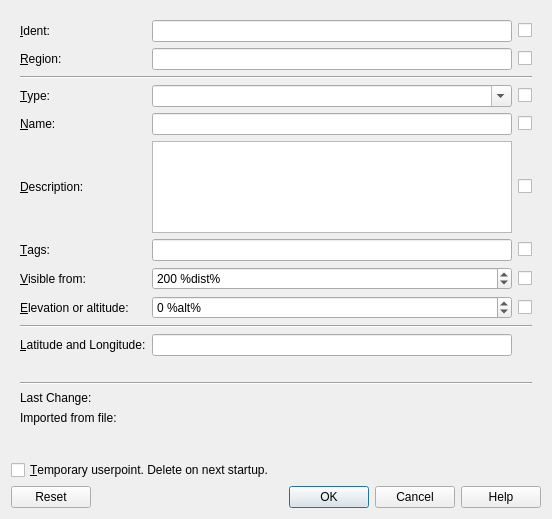
<?xml version="1.0" encoding="UTF-8"?>
<ui version="4.0">
 <class>UserdataDialog</class>
 <widget class="QDialog" name="UserdataDialog">
  <property name="geometry">
   <rect>
    <x>0</x>
    <y>0</y>
    <width>552</width>
    <height>519</height>
   </rect>
  </property>
  <property name="windowTitle">
   <string>Little Navmap - Userpoint</string>
  </property>
  <layout class="QVBoxLayout" name="verticalLayout">
   <property name="spacing">
    <number>6</number>
   </property>
   <item>
    <layout class="QGridLayout" name="gridLayout">
     <property name="leftMargin">
      <number>9</number>
     </property>
     <property name="topMargin">
      <number>9</number>
     </property>
     <property name="rightMargin">
      <number>9</number>
     </property>
     <property name="bottomMargin">
      <number>9</number>
     </property>
     <property name="spacing">
      <number>6</number>
     </property>
     <item row="3" column="3">
      <widget class="QCheckBox" name="checkBoxUserdataType">
       <property name="toolTip">
        <string>Check to change type for all selected waypoints</string>
       </property>
       <property name="text">
        <string/>
       </property>
      </widget>
     </item>
     <item row="14" column="2">
      <widget class="QLabel" name="labelUserdataLastChangeDateTime">
       <property name="text">
        <string/>
       </property>
       <property name="textInteractionFlags">
        <set>Qt::LinksAccessibleByMouse|Qt::TextSelectableByMouse</set>
       </property>
      </widget>
     </item>
     <item row="6" column="2">
      <widget class="QTextEdit" name="textEditUserdataDescription">
       <property name="tabChangesFocus">
        <bool>true</bool>
       </property>
       <property name="html">
        <string>&lt;!DOCTYPE HTML PUBLIC &quot;-//W3C//DTD HTML 4.0//EN&quot; &quot;http://www.w3.org/TR/REC-html40/strict.dtd&quot;&gt;
&lt;html&gt;&lt;head&gt;&lt;meta name=&quot;qrichtext&quot; content=&quot;1&quot; /&gt;&lt;style type=&quot;text/css&quot;&gt;
p, li { white-space: pre-wrap; }
&lt;/style&gt;&lt;/head&gt;&lt;body style=&quot; font-family:'Ubuntu'; font-size:10pt; font-weight:400; font-style:normal;&quot;&gt;
&lt;p style=&quot;-qt-paragraph-type:empty; margin-top:0px; margin-bottom:0px; margin-left:0px; margin-right:0px; -qt-block-indent:0; text-indent:0px;&quot;&gt;&lt;br /&gt;&lt;/p&gt;&lt;/body&gt;&lt;/html&gt;</string>
       </property>
       <property name="acceptRichText">
        <bool>false</bool>
       </property>
      </widget>
     </item>
     <item row="0" column="0" colspan="2">
      <widget class="QLabel" name="labelUserdataIdent">
       <property name="text">
        <string>&amp;Ident:</string>
       </property>
       <property name="buddy">
        <cstring>lineEditUserdataIdent</cstring>
       </property>
      </widget>
     </item>
     <item row="11" column="0" colspan="2">
      <widget class="QLabel" name="labelUserdataLatLon">
       <property name="text">
        <string>&amp;Latitude and Longitude:</string>
       </property>
       <property name="buddy">
        <cstring>lineEditUserdataLatLon</cstring>
       </property>
      </widget>
     </item>
     <item row="5" column="0" colspan="2">
      <widget class="QLabel" name="labelUserdataName">
       <property name="text">
        <string>&amp;Name:</string>
       </property>
       <property name="buddy">
        <cstring>lineEditUserdataName</cstring>
       </property>
      </widget>
     </item>
     <item row="1" column="3">
      <widget class="QCheckBox" name="checkBoxUserdataRegion">
       <property name="toolTip">
        <string>Check to change region for all selected waypoints</string>
       </property>
       <property name="text">
        <string/>
       </property>
      </widget>
     </item>
     <item row="11" column="2">
      <widget class="QLineEdit" name="lineEditUserdataLatLon">
       <property name="toolTip">
        <string>Recognized coordinate formats:
- Degrees, minutes and seconds : N49° 26' 41.57&quot; E9° 12' 5.49&quot; or 49° 26' 41.57&quot; N 9° 12' 5.49&quot; E
- Degrees and minutes: N54* 16.82' W008* 35.95', N 52 33.58 E 13 17.26 or 49° 26.69' N 9° 12.09' E
- Degrees only: 49.4449° N 9.2015° E or N 49.4449° E 9:2015°
Degree, minute and second signs can be omitted for above formats.
Latitude has to be first and N/S and E/W designators are required.
A space is only needed to separate latitude and longitude or degrees/minutes/seconds if no signs used.
Other formats:
- Degrees and minutes: N44124W122451, N14544W017479 or S31240E136502
- Degrees only 46N078W
- Degrees and minutes 4620N07805W
- Degrees, minutes and seconds 481200N0112842E (Skyvector)
- Degrees and minutes in pair &quot;N6500 W08000&quot; or &quot;N6500/W08000&quot;
- NAT type 5020N
Formats above have to be given exactly as shown in the examples.</string>
       </property>
      </widget>
     </item>
     <item row="0" column="2">
      <widget class="QLineEdit" name="lineEditUserdataIdent">
       <property name="toolTip">
        <string>&lt;html&gt;&lt;head/&gt;&lt;body&gt;&lt;p&gt;Ident code of the waypoint. &lt;/p&gt;&lt;p&gt;An up to five character ident is required for export to other formats for X-Plane &amp;quot;user_fix.dat&amp;quot; or Garmin &amp;quot;user.wpt&amp;quot;.&lt;/p&gt;&lt;/body&gt;&lt;/html&gt;</string>
       </property>
       <property name="inputMask">
        <string/>
       </property>
       <property name="text">
        <string/>
       </property>
      </widget>
     </item>
     <item row="8" column="3">
      <widget class="QCheckBox" name="checkBoxUserdataVisible">
       <property name="toolTip">
        <string>Check to change visibility for all selected waypoints</string>
       </property>
       <property name="text">
        <string/>
       </property>
      </widget>
     </item>
     <item row="6" column="3">
      <widget class="QCheckBox" name="checkBoxUserdataDescription">
       <property name="toolTip">
        <string>Check to change description for all selected waypoints</string>
       </property>
       <property name="text">
        <string/>
       </property>
      </widget>
     </item>
     <item row="5" column="2">
      <widget class="QLineEdit" name="lineEditUserdataName"/>
     </item>
     <item row="1" column="0" colspan="2">
      <widget class="QLabel" name="labelUserdataRegion">
       <property name="text">
        <string>&amp;Region:</string>
       </property>
       <property name="buddy">
        <cstring>lineEditUserdataRegion</cstring>
       </property>
      </widget>
     </item>
     <item row="10" column="0" colspan="4">
      <widget class="Line" name="line">
       <property name="orientation">
        <enum>Qt::Horizontal</enum>
       </property>
      </widget>
     </item>
     <item row="13" column="0" colspan="4">
      <widget class="Line" name="lineUserdataMeta">
       <property name="orientation">
        <enum>Qt::Horizontal</enum>
       </property>
      </widget>
     </item>
     <item row="9" column="0" colspan="2">
      <widget class="QLabel" name="labelUserdataAltitude">
       <property name="text">
        <string>&amp;Elevation or altitude:</string>
       </property>
       <property name="buddy">
        <cstring>spinBoxUserdataAltitude</cstring>
       </property>
      </widget>
     </item>
     <item row="15" column="0" colspan="2">
      <widget class="QLabel" name="labelUserdataFile">
       <property name="text">
        <string>Imported from file:</string>
       </property>
      </widget>
     </item>
     <item row="0" column="3">
      <widget class="QCheckBox" name="checkBoxUserdataIdent">
       <property name="toolTip">
        <string>Check to change ident for all selected waypoints</string>
       </property>
       <property name="text">
        <string/>
       </property>
      </widget>
     </item>
     <item row="3" column="0" colspan="2">
      <widget class="QLabel" name="labelUserdataType">
       <property name="text">
        <string>&amp;Type:</string>
       </property>
       <property name="buddy">
        <cstring>comboBoxUserdataType</cstring>
       </property>
      </widget>
     </item>
     <item row="9" column="2">
      <widget class="QSpinBox" name="spinBoxUserdataAltitude">
       <property name="toolTip">
        <string>Elevation or altitude of this waypoint</string>
       </property>
       <property name="suffix">
        <string> %alt%</string>
       </property>
       <property name="minimum">
        <number>-2000</number>
       </property>
       <property name="maximum">
        <number>100000</number>
       </property>
       <property name="singleStep">
        <number>100</number>
       </property>
      </widget>
     </item>
     <item row="12" column="2">
      <widget class="QLabel" name="labelUserdataCoordStatus">
       <property name="text">
        <string/>
       </property>
       <property name="textInteractionFlags">
        <set>Qt::LinksAccessibleByMouse|Qt::TextSelectableByMouse</set>
       </property>
      </widget>
     </item>
     <item row="7" column="3">
      <widget class="QCheckBox" name="checkBoxUserdataTags">
       <property name="toolTip">
        <string>Check to change tags for all selected waypoints</string>
       </property>
       <property name="text">
        <string/>
       </property>
      </widget>
     </item>
     <item row="9" column="3">
      <widget class="QCheckBox" name="checkBoxUserdataAltitude">
       <property name="toolTip">
        <string>Check to change elevation for all selected waypoints</string>
       </property>
       <property name="text">
        <string/>
       </property>
      </widget>
     </item>
     <item row="15" column="2">
      <widget class="QLabel" name="labelUserdataFilepath">
       <property name="text">
        <string/>
       </property>
       <property name="textInteractionFlags">
        <set>Qt::LinksAccessibleByMouse|Qt::TextSelectableByMouse</set>
       </property>
      </widget>
     </item>
     <item row="8" column="0" colspan="2">
      <widget class="QLabel" name="labelUserdataVisible">
       <property name="text">
        <string>&amp;Visible from:</string>
       </property>
       <property name="buddy">
        <cstring>spinBoxUserdataVisible</cstring>
       </property>
      </widget>
     </item>
     <item row="3" column="2">
      <widget class="QComboBox" name="comboBoxUserdataType">
       <property name="toolTip">
        <string>Type which will determine the used icon</string>
       </property>
       <property name="editable">
        <bool>true</bool>
       </property>
       <property name="maxVisibleItems">
        <number>20</number>
       </property>
       <property name="insertPolicy">
        <enum>QComboBox::NoInsert</enum>
       </property>
       <property name="frame">
        <bool>true</bool>
       </property>
      </widget>
     </item>
     <item row="2" column="0" colspan="4">
      <widget class="Line" name="line_2">
       <property name="orientation">
        <enum>Qt::Horizontal</enum>
       </property>
      </widget>
     </item>
     <item row="7" column="0" colspan="2">
      <widget class="QLabel" name="labelUserdataTags">
       <property name="text">
        <string>&amp;Tags:</string>
       </property>
       <property name="buddy">
        <cstring>lineEditUserdataTags</cstring>
       </property>
      </widget>
     </item>
     <item row="7" column="2">
      <widget class="QLineEdit" name="lineEditUserdataTags">
       <property name="toolTip">
        <string>List of tags. Simple textfield for various purposes.</string>
       </property>
       <property name="statusTip">
        <string/>
       </property>
      </widget>
     </item>
     <item row="14" column="0" colspan="2">
      <widget class="QLabel" name="labelUserdataLastChange">
       <property name="text">
        <string>Last Change:</string>
       </property>
      </widget>
     </item>
     <item row="6" column="0" colspan="2">
      <widget class="QLabel" name="labelUserdataDescription">
       <property name="text">
        <string>&amp;Description:</string>
       </property>
       <property name="buddy">
        <cstring>textEditUserdataDescription</cstring>
       </property>
      </widget>
     </item>
     <item row="8" column="2">
      <widget class="QSpinBox" name="spinBoxUserdataVisible">
       <property name="toolTip">
        <string>&lt;html&gt;&lt;head/&gt;&lt;body&gt;&lt;p&gt;Define the maximum view distance  where this waypoint is shown on the map.&lt;/p&gt;&lt;p&gt;The view distance is shown in the status bar.&lt;/p&gt;&lt;/body&gt;&lt;/html&gt;</string>
       </property>
       <property name="suffix">
        <string> %dist%</string>
       </property>
       <property name="minimum">
        <number>1</number>
       </property>
       <property name="maximum">
        <number>3000</number>
       </property>
       <property name="singleStep">
        <number>10</number>
       </property>
       <property name="value">
        <number>200</number>
       </property>
      </widget>
     </item>
     <item row="1" column="2">
      <widget class="QLineEdit" name="lineEditUserdataRegion">
       <property name="toolTip">
        <string>Two letter ICAO region code.
Required for export to X-Plane &quot;user_fix.dat&quot;.</string>
       </property>
       <property name="statusTip">
        <string/>
       </property>
       <property name="inputMask">
        <string/>
       </property>
       <property name="text">
        <string/>
       </property>
      </widget>
     </item>
     <item row="5" column="3">
      <widget class="QCheckBox" name="checkBoxUserdataName">
       <property name="toolTip">
        <string>Check to change name for all selected waypoints</string>
       </property>
       <property name="text">
        <string/>
       </property>
      </widget>
     </item>
     <item row="16" column="0" colspan="4">
      <widget class="QLabel" name="labelUserdataTemp">
       <property name="text">
        <string/>
       </property>
      </widget>
     </item>
    </layout>
   </item>
   <item>
    <widget class="QCheckBox" name="checkBoxUserdataTemp">
     <property name="text">
      <string>&amp;Temporary userpoint. Delete on next startup.</string>
     </property>
    </widget>
   </item>
   <item>
    <widget class="QDialogButtonBox" name="buttonBoxUserdata">
     <property name="orientation">
      <enum>Qt::Horizontal</enum>
     </property>
     <property name="standardButtons">
      <set>QDialogButtonBox::Cancel|QDialogButtonBox::Help|QDialogButtonBox::Ok|QDialogButtonBox::Reset</set>
     </property>
    </widget>
   </item>
  </layout>
 </widget>
 <tabstops>
  <tabstop>lineEditUserdataIdent</tabstop>
  <tabstop>checkBoxUserdataIdent</tabstop>
  <tabstop>lineEditUserdataRegion</tabstop>
  <tabstop>checkBoxUserdataRegion</tabstop>
  <tabstop>comboBoxUserdataType</tabstop>
  <tabstop>checkBoxUserdataType</tabstop>
  <tabstop>lineEditUserdataName</tabstop>
  <tabstop>checkBoxUserdataName</tabstop>
  <tabstop>textEditUserdataDescription</tabstop>
  <tabstop>checkBoxUserdataDescription</tabstop>
  <tabstop>lineEditUserdataTags</tabstop>
  <tabstop>checkBoxUserdataTags</tabstop>
  <tabstop>spinBoxUserdataVisible</tabstop>
  <tabstop>checkBoxUserdataVisible</tabstop>
  <tabstop>spinBoxUserdataAltitude</tabstop>
  <tabstop>checkBoxUserdataAltitude</tabstop>
  <tabstop>lineEditUserdataLatLon</tabstop>
 </tabstops>
 <resources/>
 <connections/>
</ui>
